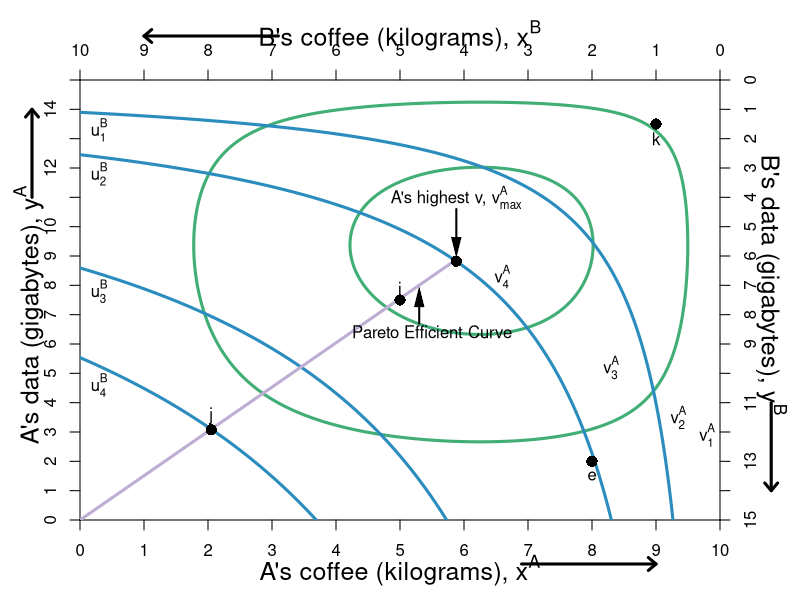

Reproduce this figure in R.
require(shape)
pdf(file = "property/property_hg_he_logtest.pdf", width = 9, height = 7)

#Set parameters for graphics
axislabelsize <- 1.5
graphlinewidth <- 3

COL <- c("#7fc97f", "#beaed4", "#fdc086", "#ffff99", "#386cb0", "#f0027f", "#bf5b17", "#666666")
COLA <- c("#99d8c9","#66c2a4","#41ae76", "#238b45", "#005824")
COLB <- c("#4eb3d3", "#2b8cbe", "#0868ac","#084081")

par(mar =  c(4, 4, 4, 4))

uA <- function(x, y) {
  0.5*log(x) + 0.5*log(y) + 0.3*log(10 - x) + 0.3*log(15 - y) + log(0.7)
}

uB <- function(x, y) {
  0.5*log(10 - x) + 0.5*log(15 - y)
}

xlims <- c(0, 10)
ylims <- c(0, 15)

npts <- 501 
x <- seq(xlims[1], xlims[2], length.out = npts)
y <- seq(ylims[1], ylims[2], length.out = npts) 
a <- c(2.2, 2.526628, 2.9, 3.1)
b <- c(1.2, 1.618586, 2.08, 2.275)

#For B we need a utility where xA = 5.88, ya = 8.82 => corresponds to 1.618 above

plot(0, 0, xlim = xlims, ylim = ylims, type = "n",
     xlab = expression(paste("")),
     ylab = expression(paste("")), 
     xaxt = "n", 
     yaxt = "n", 
     cex.lab = axislabelsize, 
     bty = "n",
     xaxs="i", 
     yaxs="i")

ticksy <- seq(from = 0, to = 15, by = 1)
ylabels <- seq(from = 0, to = 15, by = 1)
ticksx <- seq(from = 0, to = 10, by = 1)
xlabels <- seq(from = 0, to = 10, by = 1)
axis(1, at = ticksx, pos = 0, labels = xlabels)
axis(2, at = ticksy, pos = 0, labels = ylabels, las = 0)

contour(x, y, 
        outer(x, y, uA),
        drawlabels = FALSE,
        col = COLA[3],
        lwd = graphlinewidth,
        levels = a, 
        xaxs="i", 
        yaxs="i", 
        add = TRUE) 

mtext(expression(paste("A's coffee (kilograms), ", x^A)), side=1, line = 2.5, cex = axislabelsize)
text(-0.8, 7, expression(paste("A's data (gigabytes), ", y^A)), xpd = TRUE, cex = axislabelsize, srt = 90) 

#Add arrows:
arrows(-0.75, 11, -0.75, 14, xpd = TRUE, length=0.1,angle=40,lwd=3)
arrows(6.9, -1.5, 9, -1.5, xpd = TRUE, length=0.1,angle=40,lwd=3)


contour(x, y, 
        outer(x, y, uB),
        drawlabels = FALSE,
        col = COLB[2],
        lwd = graphlinewidth,
        levels = b, 
        add = TRUE
) 

segments(0, 0, 5.88, 8.88, lty = 1, col = COL[2] , lwd = graphlinewidth)
text(5.5, 6.4, expression("Pareto Efficient Curve"))
Arrows(5.3, 6.7, 5.3, 7.6, col = "black", lty = 1, lwd = 2, arr.type = "triangle", arr.lwd = 0.5)

#Label the iso-welfare functions for the HG, Aisha
text(9.8, 2.9, expression(v[1]^A))
text(9.35, 3.5, expression(v[2]^A))
text(8.3, 5.2, expression(v[3]^A))
text(6.6, 8.3, expression(v[4]^A))

#Label the indifference curves for the HE, Betty
text(0.3, 13.3, expression(u[1]^B))
text(0.3, 11.8, expression(u[2]^B))
text(0.3, 7.8, expression(u[3]^B))
text(0.3, 4.6, expression(u[4]^B))

#A's bliss point - 3.1073 is the value of u
points(5.88, 8.82, pch = 16, col = "black", cex = 1.5)
text(5.88, 11, expression(paste("A's highest v, ", v[max]^A)))
Arrows(5.88, 10.6, 5.88, 9.3, col = "black", lty = 1, lwd = 2, arr.type = "triangle", arr.lwd = 0.5)

#Label point i. 
points(5, 7.5, pch = 16, col = "black", cex = 1.5)
text(5, 7.9, expression(paste("i")))

#Label two points for comparison
points(2.05, 3.075, pch = 16, col = "black", cex = 1.5)
text(2.05, 3.55, expression(paste("j")))
points(9, 13.5, pch = 16, col = "black", cex = 1.5)
text(9, 13, expression(paste("k")))

#Label two points for comparison
points(8, 2, pch = 16, col = "black", cex = 1.5)
text(8, 1.5, expression(paste("e")))



par(new = TRUE)

#Use the same x and ylims as previously, but with locations switched
xlims2 <- c(10, 0)
ylims2 <- c(15, 0)

#Leave the ylab and xlab blank to ensure no axes titles
plot(0, 0, xlim = xlims2, ylim = ylims2, type = "n",
     xlab = expression(paste("")),
     ylab = expression(paste("")),
     xaxt = "n", 
     yaxt = "n", 
     cex.lab = 1.3, 
     bty = "n",
     xaxs="i", 
     yaxs="i")

#Set up axes at sides 3 and 4 (top and right)
axis(side = 3, at = ticksx, pos = 0, labels = xlabels)
axis(side = 4, at = ticksy, pos = 0, labels = ylabels, las = 0)
text(5, -1.5, expression(paste("B's coffee (kilograms), ", x^B)), xpd = TRUE, cex = axislabelsize)
text(-0.8, 7, expression(paste("B's data (gigabytes), ", y^B)), xpd = TRUE, cex = axislabelsize, srt = 270) 

#Add arrows:
arrows(-0.8, 11, -0.8, 14, xpd = TRUE, length=0.1,angle=40,lwd=3)
arrows(6.9, -1.5, 9, -1.5, xpd = TRUE, length=0.1,angle=40,lwd=3)


dev.off()
